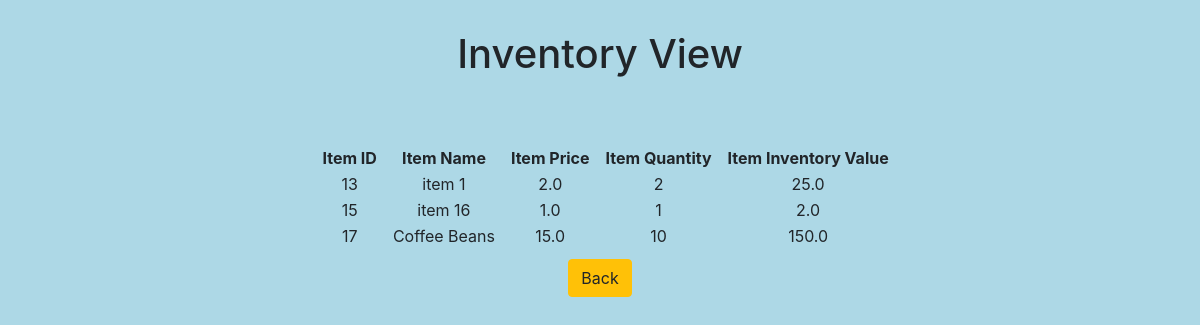
Page /list on the committed database.
### tables this page shows
CREATE TABLE inventory (
  item_id INTEGER PRIMARY KEY AUTOINCREMENT, 
  item_name TEXT, 
  item_price REAL, 
  item_quantity INTEGER, 
  item_inventory_value REAL
);

### app.py (the view)
@app.route("/list")
def seeList() :
  items = updateInventory(conn, "SELECT item_id FROM inventory")
  numItems = len(items)
  itemNames = updateInventory(conn, "SELECT item_name FROM inventory")
  itemQuantities = updateInventory(conn, "SELECT item_quantity FROM inventory")
  itemPrices = updateInventory(conn, "SELECT item_price FROM inventory")
  inventoryItemValues = updateInventory(conn, "SELECT item_inventory_value FROM inventory")
  return render_template("list.html", items=items, numItems=numItems, itemNames=itemNames, itemQuantities=itemQuantities, itemPrices=itemPrices, inventoryItemValues=inventoryItemValues)

### app.py (called while the page is built)
def updateInventory(conn, query) :
  conn = sqlite3.connect("inventory.db")
  c = conn.cursor()
  c.execute(query)
  conn.commit()
  result = c.fetchall()
  return result

### templates/list.html (shortened to what this page needs)
<!DOCTYPE html>
<html lang="en">
<head>
  <link rel="stylesheet" href="https://stackpath.bootstrapcdn.com/bootstrap/4.3.1/css/bootstrap.min.css">
  <link rel= "stylesheet" type= "text/css" href= "{{ url_for('static',filename='css/style.css') }}">
</head>
<body>
  <h1>Inventory View</h1>
  <table>
    <tr>
      <th>Item ID</th>
      <th>Item Name</th>
      <th>Item Price</th>
      <th>Item Quantity</th>
      <th>Item Inventory Value</th>
    </tr>
    {% for i in range(numItems)%}
    <tr>
      <td>{{items[i][0]}}</td>
      <td>{{itemNames[i][0]}}</td>
      <td>{{itemPrices[i][0]}}</td>
      <td>{{itemQuantities[i][0]}}</td>
      <td>{{inventoryItemValues[i][0]}}</td>
      </tr>
    {% endfor %}
  </table>
  <a href="/"><button class="btn btn-warning">Back</button></a>
</body>
</html>

### static/css/style.css (style rules this page uses)
body { background-color: lightblue; margin: 10px 15px 15px 15px; }
h1 { padding-top: 20px; padding-bottom: 20px; text-align: center; }
a { text-align: center; justify-content: center; display: block; padding-top: 10px; padding-bottom: 10px; color: black; text-decoration : none; }
button { text-align: center; justify-content: center; display: block; padding-top: 10px; padding-bottom: 10px; }
th, td { text-align: center; padding-left: 15px; }
th { padding-top: 40px; }
table { margin-left: 25%; }

### rows in the picture
inventory: item_id "13", item_name "item 1", item_price "2.0", item_quantity "2", item_inventory_value "25.0"
inventory: item_id "15", item_name "item 16", item_price "1.0", item_quantity "1", item_inventory_value "2.0"
inventory: item_id "17", item_name "Coffee Beans", item_price "15.0", item_quantity "10", item_inventory_value "150.0"
